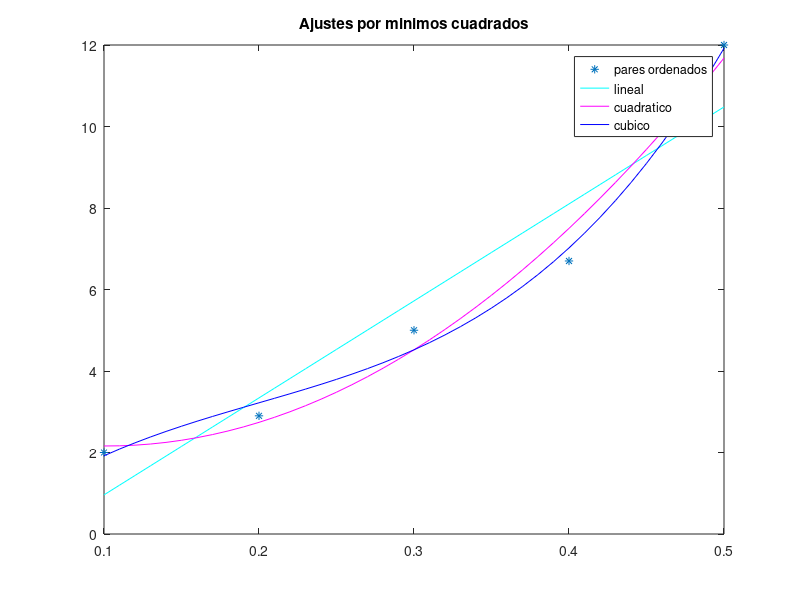

MATLAB code to generate this figure:
% Ejercicio 3b: comparacion con ejercicio 1 donde la resolucion fue analitica ==
% ajuste por minimos cuadrados mediante la funcion polyfit de polinomios de orden
% 1, 2 y 3.
% Si aumento un grado mas el polinomio de ajuste, 
% que representa el polinomio encontrado?   
% ==============================================================================
clc;clear all; close all;

% datos de entrada:
x = [0.1:0.1:0.5];
y = [2.0 2.9 5.0 6.7 12.0];
x0 = [x(1):0.01:x(end)]; % defino el arreglo en el que voy a evaluar los polinomios de ajuste

% calculo los ajustes de diferente orden
coef1 = polyfit(x, y, 1);
pol1 = polyval(coef1, x0);

coef2 = polyfit(x , y, 2);
pol2 = polyval(coef2, x0);

coef3 = polyfit(x, y, 3);
pol3 = polyval(coef3, x0);

figure (1)
plot(x, y, '*')
hold on
plot(x0, pol1, 'c')
plot(x0, pol2, 'm')
plot(x0, pol3, 'b')
title('Ajustes por minimos cuadrados')
legend('pares ordenados', 'lineal', 'cuadratico', 'cubico')

